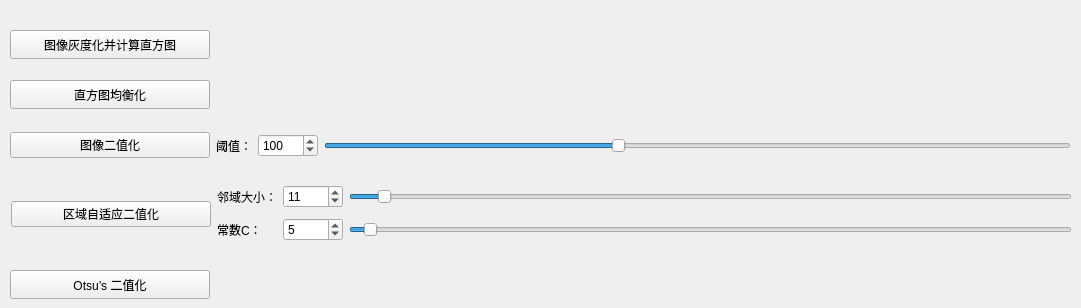
     <widget class="QWidget" name="tabM0">
      <attribute name="title">
       <string>直方图相关</string>
      </attribute>
      <widget class="QPushButton" name="p0Button1_2">
       <property name="geometry">
        <rect>
         <x>10</x>
         <y>30</y>
         <width>200</width>
         <height>29</height>
        </rect>
       </property>
       <property name="minimumSize">
        <size>
         <width>200</width>
         <height>0</height>
        </size>
       </property>
       <property name="maximumSize">
        <size>
         <width>800</width>
         <height>16777215</height>
        </size>
       </property>
       <property name="text">
        <string>图像灰度化并计算直方图</string>
       </property>
      </widget>
      <widget class="QPushButton" name="p0Button1_3">
       <property name="geometry">
        <rect>
         <x>10</x>
         <y>80</y>
         <width>200</width>
         <height>29</height>
        </rect>
       </property>
       <property name="minimumSize">
        <size>
         <width>200</width>
         <height>0</height>
        </size>
       </property>
       <property name="maximumSize">
        <size>
         <width>800</width>
         <height>16777215</height>
        </size>
       </property>
       <property name="text">
        <string>直方图均衡化</string>
       </property>
      </widget>
      <widget class="QWidget" name="layoutWidget">
       <property name="geometry">
        <rect>
         <x>10</x>
         <y>130</y>
         <width>1061</width>
         <height>31</height>
        </rect>
       </property>
       <layout class="QHBoxLayout" name="horizontalLayout">
        <item>
         <widget class="QPushButton" name="BTButton">
          <property name="minimumSize">
           <size>
            <width>200</width>
            <height>0</height>
           </size>
          </property>
          <property name="maximumSize">
           <size>
            <width>800</width>
            <height>16777215</height>
           </size>
          </property>
          <property name="text">
           <string>图像二值化</string>
          </property>
         </widget>
        </item>
        <item>
         <widget class="QLabel" name="label">
          <property name="text">
           <string>阈值：</string>
          </property>
         </widget>
        </item>
        <item>
         <widget class="QSpinBox" name="spinBox">
          <property name="minimumSize">
           <size>
            <width>60</width>
            <height>0</height>
           </size>
          </property>
          <property name="maximum">
           <number>255</number>
          </property>
          <property name="value">
           <number>100</number>
          </property>
         </widget>
        </item>
        <item>
         <widget class="QSlider" name="BTSlider">
          <property name="maximum">
           <number>255</number>
          </property>
          <property name="pageStep">
           <number>10</number>
          </property>
          <property name="value">
           <number>100</number>
          </property>
          <property name="orientation">
           <enum>Qt::Horizontal</enum>
          </property>
         </widget>
        </item>
       </layout>
      </widget>
      <widget class="QWidget" name="layoutWidget1">
       <property name="geometry">
        <rect>
         <x>11</x>
         <y>181</y>
         <width>1061</width>
         <height>66</height>
        </rect>
       </property>
       <layout class="QHBoxLayout" name="horizontalLayout_2">
        <item>
         <widget class="QPushButton" name="p0Button1_5">
          <property name="minimumSize">
           <size>
            <width>200</width>
            <height>0</height>
           </size>
          </property>
          <property name="maximumSize">
           <size>
            <width>800</width>
            <height>16777215</height>
           </size>
          </property>
          <property name="text">
           <string>区域自适应二值化</string>
          </property>
         </widget>
        </item>
        <item>
         <layout class="QGridLayout" name="gridLayout">
          <item row="0" column="0">
           <widget class="QLabel" name="label_2">
            <property name="text">
             <string>邻域大小：</string>
            </property>
           </widget>
          </item>
          <item row="0" column="1">
           <widget class="QSpinBox" name="spinBox_2">
            <property name="minimumSize">
             <size>
              <width>60</width>
              <height>0</height>
             </size>
            </property>
            <property name="minimum">
             <number>1</number>
            </property>
            <property name="maximum">
             <number>255</number>
            </property>
            <property name="singleStep">
             <number>2</number>
            </property>
            <property name="value">
             <number>11</number>
            </property>
           </widget>
          </item>
          <item row="0" column="2">
           <widget class="QSlider" name="BTSlider_2">
            <property name="minimum">
             <number>1</number>
            </property>
            <property name="maximum">
             <number>255</number>
            </property>
            <property name="singleStep">
             <number>2</number>
            </property>
            <property name="pageStep">
             <number>4</number>
            </property>
            <property name="value">
             <number>11</number>
            </property>
            <property name="orientation">
             <enum>Qt::Horizontal</enum>
            </property>
           </widget>
          </item>
          <item row="1" column="0">
           <widget class="QLabel" name="label_3">
            <property name="text">
             <string>常数C：</string>
            </property>
           </widget>
          </item>
          <item row="1" column="1">
           <widget class="QSpinBox" name="spinBox_3">
            <property name="minimumSize">
             <size>
              <width>60</width>
              <height>0</height>
             </size>
            </property>
            <property name="minimum">
             <number>0</number>
            </property>
            <property name="maximum">
             <number>255</number>
            </property>
            <property name="value">
             <number>5</number>
            </property>
           </widget>
          </item>
          <item row="1" column="2">
           <widget class="QSlider" name="BTSlider_3">
            <property name="minimum">
             <number>0</number>
            </property>
            <property name="maximum">
             <number>255</number>
            </property>
            <property name="pageStep">
             <number>5</number>
            </property>
            <property name="value">
             <number>5</number>
            </property>
            <property name="orientation">
             <enum>Qt::Horizontal</enum>
            </property>
           </widget>
          </item>
         </layout>
        </item>
       </layout>
      </widget>
      <widget class="QPushButton" name="p0Button1_6">
       <property name="geometry">
        <rect>
         <x>10</x>
         <y>270</y>
         <width>200</width>
         <height>29</height>
        </rect>
       </property>
       <property name="minimumSize">
        <size>
         <width>200</width>
         <height>0</height>
        </size>
       </property>
       <property name="maximumSize">
        <size>
         <width>800</width>
         <height>16777215</height>
        </size>
       </property>
       <property name="text">
        <string>Otsu’s 二值化</string>
       </property>
      </widget>
     </widget>
